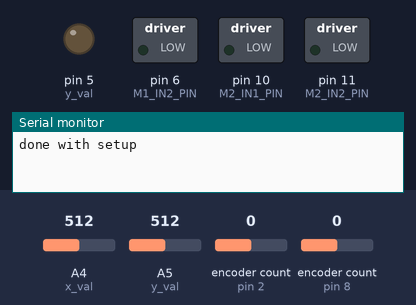
The sketch below on a simulated Arduino Uno, built with avr-gcc and run on an emulated ATmega328P. Shown: switched loads named in the sketch (green lamp = pin HIGH), output pins drawn as LEDs (lit = HIGH), the last lines printed to the serial monitor. The test bench sets the inputs (shaded band); at power-on: A5 (y_val) = 512, encoder count (sensors on pin 2, pin 8) 0, A4 (x_val) = 512.

Above: at 2.2 s.
2.3 s: A5 (y_val) set to 543
3.8 s: A5 (y_val) set to 566
At 4.8 s:
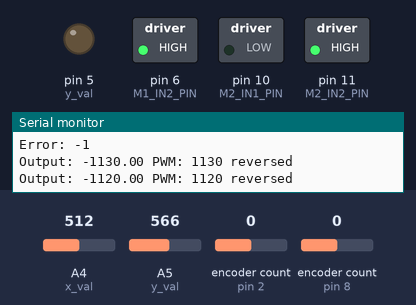
5.4 s: encoder count (sensor on pin 2) set to -1
At 6.7 s:
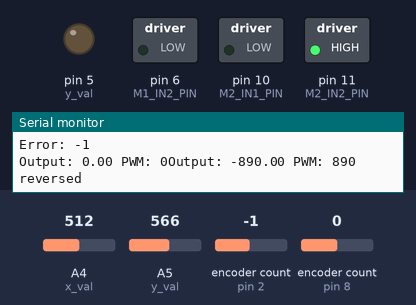
7.0 s: A5 (y_val) set to 460
At 8.0 s:
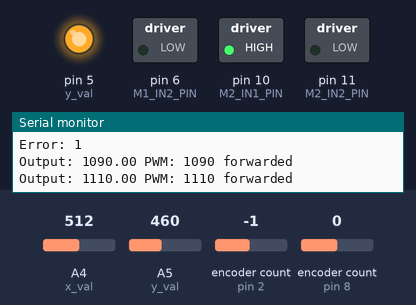
8.6 s: encoder count (sensor on pin 8) set to 1
At 9.6 s:
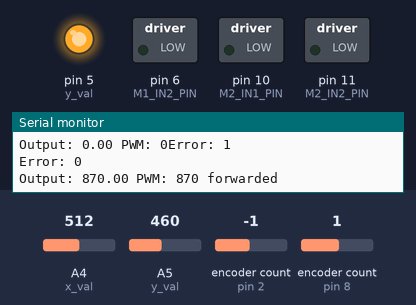
10.2 s: encoder count (sensor on pin 2) set to 3
At 11.1 s:
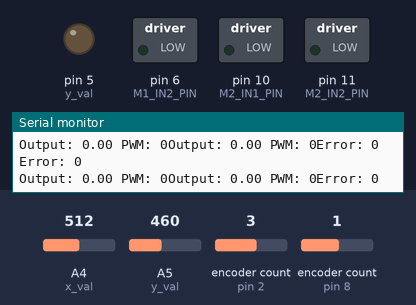
Timing chart, 0 to 12.8 s (numbered marks = the images above; inputs shaded):
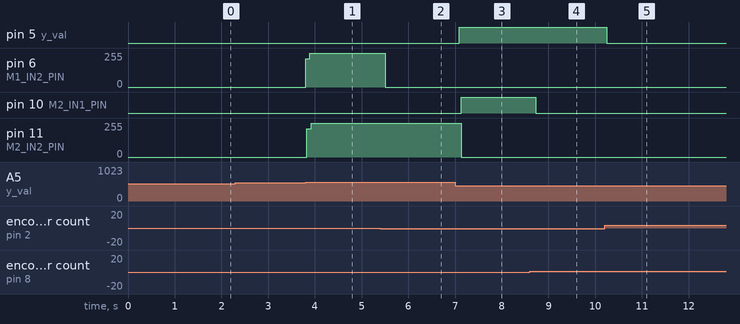

Measured:
- the behaviour switches between 550 and 551 on A5 (y_val) (found by bisection; images 0 and 1)
- after the input at 2.3 s, every drawn part: stays the same
- after the input at 3.8 s, pin 6 (M1_IN2_PIN): 0/255 → 212/255 at once, → 255/255 0.09 s later; pin 11 (M2_IN2_PIN): 0/255 → 212/255 at once, → 255/255 0.10 s later
- after the input at 5.4 s, pin 6 (M1_IN2_PIN): 255/255 → 0/255 after 0.11 s
- after the input at 7.0 s, pin 5 (y_val): LOW → HIGH after 0.10 s; pin 10 (M2_IN1_PIN): LOW → HIGH after 0.13 s; pin 11 (M2_IN2_PIN): 255/255 → 0/255 after 0.13 s
- after the input at 8.6 s, pin 10 (M2_IN1_PIN): HIGH → LOW after 0.12 s
- after the input at 10.2 s, pin 5 (y_val): HIGH → LOW after 0.05 s

The sketch:

origami_joystick_control_DC.ino
```cpp
#include <Encoder.h>

#define x_val 4
#define y_val 5

#define M1_IN1_PIN 5
#define M1_IN2_PIN 6
#define M1_ENC_A 2
#define M1_ENC_B 3

#define M2_IN1_PIN 10
#define M2_IN2_PIN 11
#define M2_ENC_A 8
#define M2_ENC_B 9

Encoder enc_1(M1_ENC_A, M1_ENC_B);
Encoder enc_2(M2_ENC_A, M2_ENC_B);
// GLOBALS

long x = 512;
long y = 512;

int j = 0;

double FULL_TILT = 1;  //rad/s

int M1_PINS[2] = {M1_IN1_PIN, M1_IN2_PIN};
double M1_DES = 0;

int M2_PINS[2] = {M2_IN1_PIN, M2_IN2_PIN};
double M2_DES = 0;

int K_P = 100;
int K_I = 10;
unsigned long START = 0;
unsigned long LAST_TIME = 0;

volatile int M1_VEL = 0;
double M1_POS = -999;
volatile int M1_POS_LAST = -999;
volatile int M2_VEL = 0;
double M2_POS = -999;
volatile int M2_POS_LAST = -999;

class Motor_DC
{
  private:
      int in1;
      int in2;
      int encA;
      int encB;
      double k_p;
      double k_i;
      double interval;
      int error;
      double integral;
      unsigned long prev_time;
      int speed;
      double output;
      int pwm;
      double pos;
      double last_pos;
      int angle;
      double vel;
      unsigned long vel_time;
      unsigned long last_vel_time;

  public:
      Motor_DC(int pins[2], int k_p, int k_i){
          in1 = pins[0];
          in2 = pins[1];
          this->k_p = k_p;
          this->k_i = k_i;

      }
      void init(){
          pinMode(in1, OUTPUT);
          pinMode(in2, OUTPUT);
          //pinMode(encA, INPUT);
          //pinMode(encB, INPUT);

      }
      void pid(int des){
          interval = millis() - prev_time;
          prev_time = millis();

          error = vel - des;
          integral += error * interval;
          Serial.print("Error: ");
          Serial.println(error);
          output = k_p*error + k_i*integral;

      }
      void forward(int pwm){
          analogWrite(in1, pwm);
          analogWrite(in2, 0);
          Serial.println(" forwarded ");
      }
      void reverse(int pwm){
          analogWrite(in1, 0);
          analogWrite(in2, pwm);
          Serial.println(" reversed ");
      }
      void stop(){
          analogWrite(in1, 0);
          analogWrite(in2, 0);
      }
      void go(){
          integral = 0;
          pwm = abs(output);
          Serial.print("Output: ");
          Serial.print(output);
          Serial.print(" PWM: ");
          Serial.print(pwm);
          if (output > 0){
              forward(min(pwm,255));
          }
          else if (output < 0){
              reverse(min(pwm,255));
          }
          else {
              stop();
          }
      }
      void update_vel(double pos){
          vel_time = millis();
          vel = (last_pos-pos)/(vel_time-last_vel_time);
          last_vel_time = vel_time;
      }

};

Motor_DC motor_1(M1_PINS, K_P, K_I);
Motor_DC motor_2(M2_PINS, K_P, K_I);

void setup() {

  // Initialize Timer1 for 10 ms interrupt
  //TCNT1 = 0;
  //OCR1A = 1600;  // 100 ms interval with prescaler = 1
  //TCCR1A = 0;   // CTC mode
  //TCCR1B = (1 << WGM12) | (1 << CS10); // CTC mode, no prescaler
  //TIMSK1 |= (1 << OCIE1A); // Enable Timer1 compare interrupt

  motor_1.init();
  motor_2.init();
  motor_1.stop();
  motor_2.stop();
  delay(500); // Stop for 1 second

  Serial.begin(9600); // Initialize serial communication
  delay(500);
  Serial.println("done with setup");
  //sei();  // Enable global interrupts

}
int i = 0;
void loop() {
  if (i != 0){
      motor_1.forward(100);
      delay(1000);
      motor_1.reverse(100);
      delay(1000);
      i++;
  }


  read_joystick();
  //print_xy();
  if (y > 550){
      compress();
      START = millis();

      while (millis() - START < 20){
        M1_POS = get_m1_angle();  //rad
        M2_POS = get_m2_angle();

        motor_1.update_vel(M1_POS);
        motor_2.update_vel(M2_POS);
        motor_1.pid(M1_DES);
        motor_2.pid(M2_DES);
        motor_1.go();
        motor_2.go();
      }
  }
  else if (y < 470){
      decompress();
      START = millis();
      while (millis()-START < 20){
        M1_POS = get_m1_angle();  //rad
        M2_POS = get_m2_angle();
        motor_1.update_vel(M1_POS);
        motor_2.update_vel(M2_POS);
        motor_1.pid(M1_DES);
        motor_2.pid(M2_DES);
        motor_1.go();
        motor_2.go();
        delay(5);
      }
  }
  else{
      motor_1.stop();
      motor_2.stop();
  }
}

int read_joystick(){
    x = analogRead(x_val);
    y = analogRead(y_val);
}

double get_m1_angle(){
    long pos = enc_1.read();
    double angle = pos*PI/(12*297.92);  //rad
    return angle;
}
double get_m2_angle(){
    long pos = enc_2.read();
    double angle = pos*PI/(12*297.92);  //rad
    return angle;
}

void compress(){
    //Serial.print("y: ");
    //Serial.print(y);
    //double y_norm = (y-510)/510;
    //Serial.print(" y_norm: ");
    //Serial.print(y_norm);

    double x_norm = (x-482)/510;
    //double max_speed = ((y-510)/510) * FULL_TILT;
    double max_speed = 1;
    if (x_norm > 0.3){
        M1_DES = max_speed;
        M2_DES = x_norm * FULL_TILT;
    }
    else if (x_norm < -0.3){
        M1_DES = abs(x_norm) * FULL_TILT;
        M2_DES = max_speed;
    }
    else{
        M1_DES = max_speed;
        M2_DES = max_speed;
    }

    //Serial.print(" compress: ");
    //Serial.println(max_speed);
}

void decompress(){
    double y_norm = (y-510)/510;
    double x_norm = (x-510)/510;
    //double max_speed = -abs(y_norm) * FULL_TILT;
    double max_speed = -1;
    if (x_norm > 0.3){
        M1_DES = max_speed;
        M2_DES = -abs(y_norm)*x_norm * FULL_TILT;
    }
    else if (x_norm < -0.3){
        M1_DES = -y_norm*abs(x_norm) * FULL_TILT;
        M2_DES = max_speed;
    }
    else{
        M1_DES = max_speed;
        M2_DES = max_speed;
    }
    //Serial.print("y: ");
    //Serial.print(y);
    //Serial.print(" decompress: ");
    //Serial.println(max_speed);

}
void print_xy(){
  Serial.print("x = ");
  Serial.print(x);
  Serial.print(" y = ");
  Serial.print(y);
  Serial.println();
}

ISR(TIMER1_COMPA_vect){
    M1_POS = get_m1_angle();  //rad
    M2_POS = get_m2_angle();  //rad
    M1_VEL = (M1_POS-M1_POS_LAST)/.01;  //rad/s
    M2_VEL = (M2_POS-M2_POS_LAST)/.01;  //rad/s
    M1_POS_LAST = M1_POS;
    M2_POS_LAST = M2_POS;
}
```
